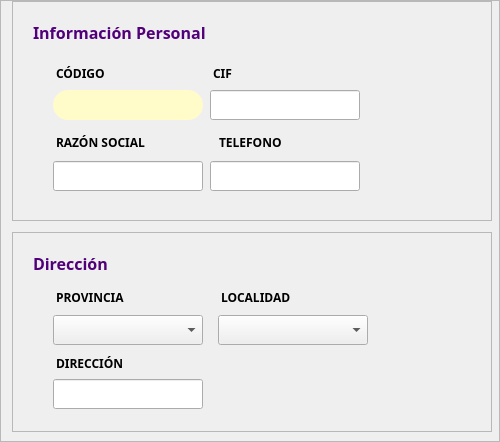
           <widget class="QFrame" name="frameForm_2">
            <property name="sizePolicy">
             <sizepolicy hsizetype="Expanding" vsizetype="Expanding">
              <horstretch>0</horstretch>
              <verstretch>0</verstretch>
             </sizepolicy>
            </property>
            <property name="minimumSize">
             <size>
              <width>500</width>
              <height>0</height>
             </size>
            </property>
            <property name="maximumSize">
             <size>
              <width>500</width>
              <height>16777215</height>
             </size>
            </property>
            <property name="styleSheet">
             <string notr="true"/>
            </property>
            <property name="frameShape">
             <enum>QFrame::StyledPanel</enum>
            </property>
            <property name="frameShadow">
             <enum>QFrame::Raised</enum>
            </property>
            <layout class="QGridLayout" name="gridLayout_17">
             <property name="topMargin">
              <number>0</number>
             </property>
             <property name="bottomMargin">
              <number>9</number>
             </property>
             <property name="verticalSpacing">
              <number>0</number>
             </property>
             <item row="0" column="0">
              <layout class="QGridLayout" name="gridLayout_18">
               <property name="verticalSpacing">
                <number>11</number>
               </property>
               <item row="0" column="0" alignment="Qt::AlignLeft">
                <widget class="QFrame" name="frameInfo_2">
                 <property name="sizePolicy">
                  <sizepolicy hsizetype="Expanding" vsizetype="Expanding">
                   <horstretch>0</horstretch>
                   <verstretch>0</verstretch>
                  </sizepolicy>
                 </property>
                 <property name="minimumSize">
                  <size>
                   <width>480</width>
                   <height>220</height>
                  </size>
                 </property>
                 <property name="maximumSize">
                  <size>
                   <width>480</width>
                   <height>220</height>
                  </size>
                 </property>
                 <property name="frameShape">
                  <enum>QFrame::StyledPanel</enum>
                 </property>
                 <property name="frameShadow">
                  <enum>QFrame::Raised</enum>
                 </property>
                 <layout class="QGridLayout" name="gridLayout_19">
                  <property name="leftMargin">
                   <number>20</number>
                  </property>
                  <property name="topMargin">
                   <number>20</number>
                  </property>
                  <item row="0" column="0" alignment="Qt::AlignLeft|Qt::AlignTop">
                   <widget class="QLabel" name="label_41">
                    <property name="sizePolicy">
                     <sizepolicy hsizetype="Fixed" vsizetype="Fixed">
                      <horstretch>0</horstretch>
                      <verstretch>0</verstretch>
                     </sizepolicy>
                    </property>
                    <property name="maximumSize">
                     <size>
                      <width>190</width>
                      <height>20</height>
                     </size>
                    </property>
                    <property name="font">
                     <font>
                      <family>Poppins</family>
                      <pointsize>12</pointsize>
                      <weight>75</weight>
                      <bold>true</bold>
                     </font>
                    </property>
                    <property name="styleSheet">
                     <string notr="true">color: #51007A;</string>
                    </property>
                    <property name="text">
                     <string>Información Personal</string>
                    </property>
                   </widget>
                  </item>
                  <item row="1" column="0">
                   <layout class="QGridLayout" name="gridLayout_20">
                    <property name="leftMargin">
                     <number>20</number>
                    </property>
                    <property name="topMargin">
                     <number>10</number>
                    </property>
                    <property name="rightMargin">
                     <number>20</number>
                    </property>
                    <property name="bottomMargin">
                     <number>20</number>
                    </property>
                    <property name="horizontalSpacing">
                     <number>15</number>
                    </property>
                    <property name="verticalSpacing">
                     <number>9</number>
                    </property>
                    <item row="0" column="0">
                     <widget class="QLabel" name="label_44">
                      <property name="minimumSize">
                       <size>
                        <width>0</width>
                        <height>20</height>
                       </size>
                      </property>
                      <property name="maximumSize">
                       <size>
                        <width>60</width>
                        <height>10</height>
                       </size>
                      </property>
                      <property name="font">
                       <font>
                        <family>Poppins</family>
                        <pointsize>9</pointsize>
                        <weight>75</weight>
                        <bold>true</bold>
                       </font>
                      </property>
                      <property name="text">
                       <string>CÓDIGO</string>
                      </property>
                      <property name="indent">
                       <number>3</number>
                      </property>
                     </widget>
                    </item>
                    <item row="0" column="1">
                     <widget class="QLabel" name="label_45">
                      <property name="minimumSize">
                       <size>
                        <width>0</width>
                        <height>20</height>
                       </size>
                      </property>
                      <property name="maximumSize">
                       <size>
                        <width>25</width>
                        <height>10</height>
                       </size>
                      </property>
                      <property name="font">
                       <font>
                        <family>Poppins</family>
                        <pointsize>9</pointsize>
                        <weight>75</weight>
                        <bold>true</bold>
                       </font>
                      </property>
                      <property name="text">
                       <string>CIF</string>
                      </property>
                      <property name="indent">
                       <number>3</number>
                      </property>
                     </widget>
                    </item>
                    <item row="1" column="2">
                     <widget class="QLabel" name="lblValidardni_2">
                      <property name="sizePolicy">
                       <sizepolicy hsizetype="Expanding" vsizetype="Fixed">
                        <horstretch>0</horstretch>
                        <verstretch>0</verstretch>
                       </sizepolicy>
                      </property>
                      <property name="minimumSize">
                       <size>
                        <width>40</width>
                        <height>30</height>
                       </size>
                      </property>
                      <property name="maximumSize">
                       <size>
                        <width>40</width>
                        <height>30</height>
                       </size>
                      </property>
                      <property name="text">
                       <string/>
                      </property>
                      <property name="pixmap">
                       <pixmap resource="../resources.qrc">:/img/img/valido.png</pixmap>
                      </property>
                      <property name="scaledContents">
                       <bool>false</bool>
                      </property>
                     </widget>
                    </item>
                    <item row="1" column="0">
                     <widget class="QLabel" name="lblCodeBD_2">
                      <property name="enabled">
                       <bool>false</bool>
                      </property>
                      <property name="sizePolicy">
                       <sizepolicy hsizetype="Expanding" vsizetype="Fixed">
                        <horstretch>0</horstretch>
                        <verstretch>0</verstretch>
                       </sizepolicy>
                      </property>
                      <property name="minimumSize">
                       <size>
                        <width>150</width>
                        <height>30</height>
                       </size>
                      </property>
                      <property name="maximumSize">
                       <size>
                        <width>300</width>
                        <height>30</height>
                       </size>
                      </property>
                      <property name="font">
                       <font>
                        <family>Poppins</family>
                       </font>
                      </property>
                      <property name="cursor">
                       <cursorShape>IBeamCursor</cursorShape>
                      </property>
                      <property name="mouseTracking">
                       <bool>true</bool>
                      </property>
                      <property name="tabletTracking">
                       <bool>false</bool>
                      </property>
                      <property name="autoFillBackground">
                       <bool>false</bool>
                      </property>
                      <property name="styleSheet">
                       <string notr="true">background-color: rgb(255, 252, 202);
border-radius:15px;</string>
                      </property>
                      <property name="text">
                       <string/>
                      </property>
                      <property name="alignment">
                       <set>Qt::AlignCenter</set>
                      </property>
                     </widget>
                    </item>
                    <item row="1" column="1">
                     <widget class="QLineEdit" name="txtDni_2">
                      <property name="minimumSize">
                       <size>
                        <width>150</width>
                        <height>30</height>
                       </size>
                      </property>
                      <property name="maximumSize">
                       <size>
                        <width>300</width>
                        <height>30</height>
                       </size>
                      </property>
                      <property name="styleSheet">
                       <string notr="true"/>
                      </property>
                      <property name="text">
                       <string/>
                      </property>
                      <property name="alignment">
                       <set>Qt::AlignCenter</set>
                      </property>
                     </widget>
                    </item>
                    <item row="2" column="1">
                     <widget class="QLabel" name="label_43">
                      <property name="minimumSize">
                       <size>
                        <width>0</width>
                        <height>20</height>
                       </size>
                      </property>
                      <property name="maximumSize">
                       <size>
                        <width>80</width>
                        <height>20</height>
                       </size>
                      </property>
                      <property name="font">
                       <font>
                        <family>Poppins</family>
                        <pointsize>9</pointsize>
                        <weight>75</weight>
                        <bold>true</bold>
                       </font>
                      </property>
                      <property name="text">
                       <string>TELEFONO</string>
                      </property>
                      <property name="indent">
                       <number>9</number>
                      </property>
                     </widget>
                    </item>
                    <item row="2" column="0">
                     <widget class="QLabel" name="label_42">
                      <property name="minimumSize">
                       <size>
                        <width>0</width>
                        <height>20</height>
                       </size>
                      </property>
                      <property name="maximumSize">
                       <size>
                        <width>110</width>
                        <height>20</height>
                       </size>
                      </property>
                      <property name="font">
                       <font>
                        <family>Poppins</family>
                        <pointsize>9</pointsize>
                        <weight>75</weight>
                        <bold>true</bold>
                       </font>
                      </property>
                      <property name="text">
                       <string>RAZÓN SOCIAL</string>
                      </property>
                      <property name="indent">
                       <number>3</number>
                      </property>
                     </widget>
                    </item>
                    <item row="3" column="1">
                     <widget class="QLineEdit" name="txtMovil_2">
                      <property name="minimumSize">
                       <size>
                        <width>150</width>
                        <height>30</height>
                       </size>
                      </property>
                      <property name="maximumSize">
                       <size>
                        <width>300</width>
                        <height>30</height>
                       </size>
                      </property>
                      <property name="styleSheet">
                       <string notr="true"/>
                      </property>
                      <property name="placeholderText">
                       <string/>
                      </property>
                      <property name="clearButtonEnabled">
                       <bool>false</bool>
                      </property>
                     </widget>
                    </item>
                    <item row="3" column="0">
                     <widget class="QLineEdit" name="txtRazon">
                      <property name="minimumSize">
                       <size>
                        <width>150</width>
                        <height>30</height>
                       </size>
                      </property>
                      <property name="maximumSize">
                       <size>
                        <width>300</width>
                        <height>30</height>
                       </size>
                      </property>
                      <property name="styleSheet">
                       <string notr="true"/>
                      </property>
                      <property name="placeholderText">
                       <string/>
                      </property>
                      <property name="clearButtonEnabled">
                       <bool>false</bool>
                      </property>
                     </widget>
                    </item>
                    <item row="1" column="3">
                     <widget class="QPushButton" name="btnBuscar_2">
                      <property name="sizePolicy">
                       <sizepolicy hsizetype="Expanding" vsizetype="Fixed">
                        <horstretch>0</horstretch>
                        <verstretch>0</verstretch>
                       </sizepolicy>
                      </property>
                      <property name="minimumSize">
                       <size>
                        <width>40</width>
                        <height>40</height>
                       </size>
                      </property>
                      <property name="maximumSize">
                       <size>
                        <width>40</width>
                        <height>40</height>
                       </size>
                      </property>
                      <property name="focusPolicy">
                       <enum>Qt::ClickFocus</enum>
                      </property>
                      <property name="styleSheet">
                       <string notr="true">border-radius:20px;</string>
                      </property>
                      <property name="text">
                       <string/>
                      </property>
                      <property name="icon">
                       <iconset resource="../resources.qrc">
                        <normaloff>:/img/img/lupa.png</normaloff>:/img/img/lupa.png</iconset>
                      </property>
                      <property name="flat">
                       <bool>true</bool>
                      </property>
                     </widget>
                    </item>
                   </layout>
                  </item>
                  <item row="1" column="1">
                   <spacer name="horizontalSpacer_10">
                    <property name="orientation">
                     <enum>Qt::Horizontal</enum>
                    </property>
                    <property name="sizeHint" stdset="0">
                     <size>
                      <width>40</width>
                      <height>20</height>
                     </size>
                    </property>
                   </spacer>
                  </item>
                  <item row="2" column="0">
                   <spacer name="verticalSpacer">
                    <property name="orientation">
                     <enum>Qt::Vertical</enum>
                    </property>
                    <property name="sizeHint" stdset="0">
                     <size>
                      <width>20</width>
                      <height>40</height>
                     </size>
                    </property>
                   </spacer>
                  </item>
                 </layout>
                </widget>
               </item>
               <item row="2" column="0" alignment="Qt::AlignLeft">
                <widget class="QFrame" name="frameDir_2">
                 <property name="sizePolicy">
                  <sizepolicy hsizetype="Expanding" vsizetype="Expanding">
                   <horstretch>0</horstretch>
                   <verstretch>0</verstretch>
                  </sizepolicy>
                 </property>
                 <property name="minimumSize">
                  <size>
                   <width>480</width>
                   <height>200</height>
                  </size>
                 </property>
                 <property name="maximumSize">
                  <size>
                   <width>480</width>
                   <height>200</height>
                  </size>
                 </property>
                 <property name="frameShape">
                  <enum>QFrame::StyledPanel</enum>
                 </property>
                 <property name="frameShadow">
                  <enum>QFrame::Raised</enum>
                 </property>
                 <layout class="QGridLayout" name="gridLayout_21">
                  <property name="leftMargin">
                   <number>20</number>
                  </property>
                  <property name="topMargin">
                   <number>20</number>
                  </property>
                  <item row="0" column="0">
                   <widget class="QLabel" name="label_46">
                    <property name="sizePolicy">
                     <sizepolicy hsizetype="Fixed" vsizetype="Fixed">
                      <horstretch>0</horstretch>
                      <verstretch>0</verstretch>
                     </sizepolicy>
                    </property>
                    <property name="maximumSize">
                     <size>
                      <width>90</width>
                      <height>20</height>
                     </size>
                    </property>
                    <property name="font">
                     <font>
                      <family>Poppins</family>
                      <pointsize>12</pointsize>
                      <weight>75</weight>
                      <bold>true</bold>
                     </font>
                    </property>
                    <property name="styleSheet">
                     <string notr="true">color: #51007A;</string>
                    </property>
                    <property name="text">
                     <string>Dirección</string>
                    </property>
                   </widget>
                  </item>
                  <item row="1" column="0" rowspan="2">
                   <layout class="QGridLayout" name="gridLayout_22">
                    <property name="leftMargin">
                     <number>20</number>
                    </property>
                    <property name="topMargin">
                     <number>10</number>
                    </property>
                    <property name="rightMargin">
                     <number>20</number>
                    </property>
                    <property name="bottomMargin">
                     <number>20</number>
                    </property>
                    <property name="horizontalSpacing">
                     <number>15</number>
                    </property>
                    <property name="verticalSpacing">
                     <number>9</number>
                    </property>
                    <item row="1" column="0">
                     <widget class="QComboBox" name="cmbProv_2">
                      <property name="sizePolicy">
                       <sizepolicy hsizetype="Expanding" vsizetype="Fixed">
                        <horstretch>0</horstretch>
                        <verstretch>0</verstretch>
                       </sizepolicy>
                      </property>
                      <property name="minimumSize">
                       <size>
                        <width>150</width>
                        <height>30</height>
                       </size>
                      </property>
                      <property name="maximumSize">
                       <size>
                        <width>180</width>
                        <height>30</height>
                       </size>
                      </property>
                     </widget>
                    </item>
                    <item row="0" column="1">
                     <widget class="QLabel" name="lblLocalidad_5">
                      <property name="maximumSize">
                       <size>
                        <width>75</width>
                        <height>20</height>
                       </size>
                      </property>
                      <property name="font">
                       <font>
                        <family>Poppins</family>
                        <pointsize>9</pointsize>
                        <weight>75</weight>
                        <bold>true</bold>
                       </font>
                      </property>
                      <property name="text">
                       <string>LOCALIDAD</string>
                      </property>
                      <property name="indent">
                       <number>3</number>
                      </property>
                     </widget>
                    </item>
                    <item row="1" column="1">
                     <widget class="QComboBox" name="cmbMuni_2">
                      <property name="sizePolicy">
                       <sizepolicy hsizetype="Expanding" vsizetype="Fixed">
                        <horstretch>0</horstretch>
                        <verstretch>0</verstretch>
                       </sizepolicy>
                      </property>
                      <property name="minimumSize">
                       <size>
                        <width>150</width>
                        <height>30</height>
                       </size>
                      </property>
                      <property name="maximumSize">
                       <size>
                        <width>180</width>
                        <height>30</height>
                       </size>
                      </property>
                      <property name="font">
                       <font>
                        <family>Poppins</family>
                       </font>
                      </property>
                      <property name="styleSheet">
                       <string notr="true"/>
                      </property>
                     </widget>
                    </item>
                    <item row="2" column="0">
                     <widget class="QLabel" name="lblDirDriver_5">
                      <property name="minimumSize">
                       <size>
                        <width>0</width>
                        <height>30</height>
                       </size>
                      </property>
                      <property name="maximumSize">
                       <size>
                        <width>75</width>
                        <height>20</height>
                       </size>
                      </property>
                      <property name="font">
                       <font>
                        <family>Poppins</family>
                        <pointsize>9</pointsize>
                        <weight>75</weight>
                        <bold>true</bold>
                       </font>
                      </property>
                      <property name="text">
                       <string>DIRECCIÓN</string>
                      </property>
                      <property name="indent">
                       <number>3</number>
                      </property>
                     </widget>
                    </item>
                    <item row="0" column="0">
                     <widget class="QLabel" name="label_47">
                      <property name="minimumSize">
                       <size>
                        <width>60</width>
                        <height>0</height>
                       </size>
                      </property>
                      <property name="maximumSize">
                       <size>
                        <width>80</width>
                        <height>20</height>
                       </size>
                      </property>
                      <property name="font">
                       <font>
                        <family>Poppins</family>
                        <pointsize>9</pointsize>
                        <weight>75</weight>
                        <bold>true</bold>
                       </font>
                      </property>
                      <property name="text">
                       <string>PROVINCIA</string>
                      </property>
                      <property name="indent">
                       <number>3</number>
                      </property>
                     </widget>
                    </item>
                    <item row="3" column="0">
                     <widget class="QLineEdit" name="txtDirDriver_2">
                      <property name="minimumSize">
                       <size>
                        <width>150</width>
                        <height>30</height>
                       </size>
                      </property>
                      <property name="maximumSize">
                       <size>
                        <width>180</width>
                        <height>30</height>
                       </size>
                      </property>
                      <property name="font">
                       <font>
                        <family>Poppins</family>
                       </font>
                      </property>
                     </widget>
                    </item>
                    <item row="1" column="3">
                     <spacer name="horizontalSpacer_13">
                      <property name="orientation">
                       <enum>Qt::Horizontal</enum>
                      </property>
                      <property name="sizeType">
                       <enum>QSizePolicy::Fixed</enum>
                      </property>
                      <property name="sizeHint" stdset="0">
                       <size>
                        <width>40</width>
                        <height>30</height>
                       </size>
                      </property>
                     </spacer>
                    </item>
                    <item row="1" column="2">
                     <spacer name="horizontalSpacer_14">
                      <property name="orientation">
                       <enum>Qt::Horizontal</enum>
                      </property>
                      <property name="sizeType">
                       <enum>QSizePolicy::Fixed</enum>
                      </property>
                      <property name="sizeHint" stdset="0">
                       <size>
                        <width>50</width>
                        <height>30</height>
                       </size>
                      </property>
                     </spacer>
                    </item>
                   </layout>
                  </item>
                  <item row="1" column="1">
                   <spacer name="horizontalSpacer_11">
                    <property name="orientation">
                     <enum>Qt::Horizontal</enum>
                    </property>
                    <property name="sizeHint" stdset="0">
                     <size>
                      <width>40</width>
                      <height>20</height>
                     </size>
                    </property>
                   </spacer>
                  </item>
                 </layout>
                </widget>
               </item>
              </layout>
             </item>
            </layout>
           </widget>
